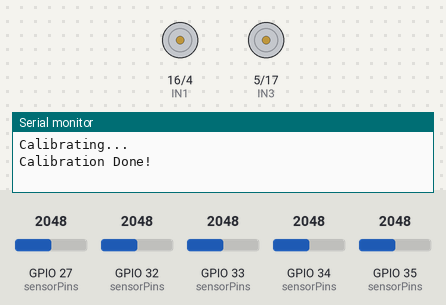
This sketch was run on a simulated ESP32. Shown: motor-driver pin pairs drawn as motors (green arrow = first pin HIGH = forward, orange = second pin HIGH = backward, longer = more drive, scaled by the enable pin), the last lines printed to the serial monitor. The inputs (shaded band) are chosen by the test bench; at power-on: GPIO 33 (sensorPins) = 2048, GPIO 32 (sensorPins) = 2048, GPIO 27 (sensorPins) = 2048, GPIO 34 (sensorPins) = 2048, GPIO 35 (sensorPins) = 2048.

Above: at 12.2 s.
12.3 s: GPIO 33 (sensorPins) set to 994
13.8 s: GPIO 33 (sensorPins) set to 881
At 15.2 s:
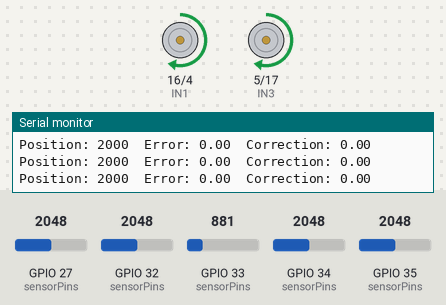
15.5 s: GPIO 32 (sensorPins) set to 1382
At 16.6 s:
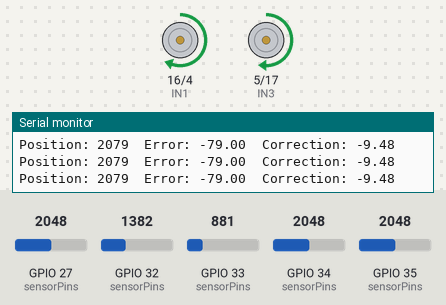
17.0 s: GPIO 32 (sensorPins) set to 1273
At 17.9 s:
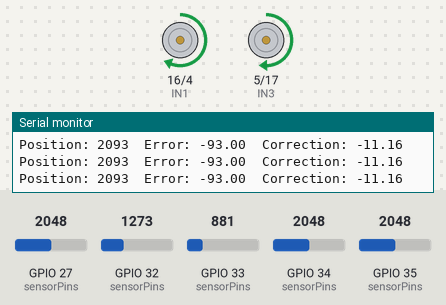
18.5 s: GPIO 27 (sensorPins) set to 2866
At 19.0 s:
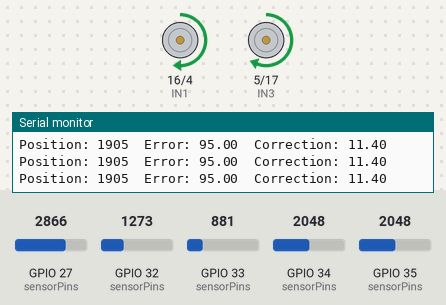
20.0 s: GPIO 34 (sensorPins) set to 1228
At 21.3 s:
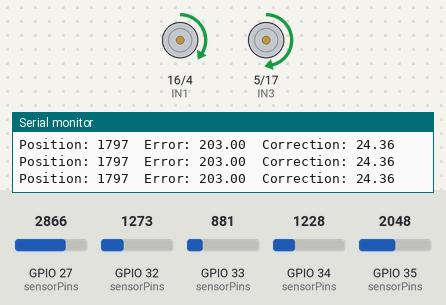
Timing chart, 0 to 22.5 s (numbered marks = the images above; inputs shaded):
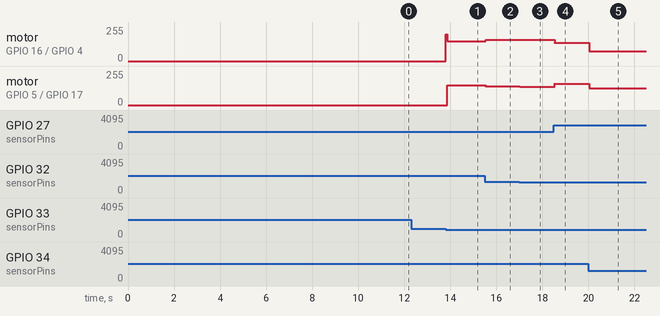

The sketch:

line_last.ino
```cpp
#include <Arduino.h>
#include <QTRSensors.h>

// ===================== MOTOR PINS =====================
// RIGHT MOTOR
#define IN1 16
#define IN2 4
#define ENA 25
// LEFT MOTOR
#define IN3 5
#define IN4 17
#define ENB 26

// ===================== PWM =====================
#define CH_1 1
#define CH_2 2

#define PWM_FREQ 1000
#define PWM_RES 8

// ===================== SPEED =====================
#define MAX_SPEED 200
#define BASE_SPEED 120

// ===================== QTR =====================
QTRSensors qtr;
const uint8_t SensorCount = 5;
uint16_t sensorValues[SensorCount];

// Sensor pins
const uint8_t sensorPins[SensorCount] = {27, 32, 33, 34, 35};

// ===================== PID =====================
float Kp = 0.12;
float Ki = 0;
float Kd = 0.8;

float P = 0;
float I = 0;
float D = 0;

float last_error = 0;

// ===================== VARIABLES =====================
int lastDirection = 0;
// -1 = left
//  1 = right

// ===================== MOTOR SETUP =====================
void setup_Motor()
{
  ledcSetup(CH_1, PWM_FREQ, PWM_RES);
  ledcSetup(CH_2, PWM_FREQ, PWM_RES);

  ledcAttachPin(ENA, CH_1);
  ledcAttachPin(ENB, CH_2);

  pinMode(IN1, OUTPUT);
  pinMode(IN2, OUTPUT);

  pinMode(IN3, OUTPUT);
  pinMode(IN4, OUTPUT);
}

// ===================== DIRECTION =====================
void setDirection(bool R1, bool R2, bool L1, bool L2)
{
  digitalWrite(IN1, R1);
  digitalWrite(IN2, R2);

  digitalWrite(IN3, L1);
  digitalWrite(IN4, L2);
}

// ===================== SPEED =====================
void setSpeed(int leftSpeed, int rightSpeed)
{
  leftSpeed = constrain(leftSpeed, -MAX_SPEED, MAX_SPEED);
  rightSpeed = constrain(rightSpeed, -MAX_SPEED, MAX_SPEED);

  // RIGHT MOTOR
  if(rightSpeed >= 0)
  {
    digitalWrite(IN1, HIGH);
    digitalWrite(IN2, LOW);
  }
  else
  {
    digitalWrite(IN1, LOW);
    digitalWrite(IN2, HIGH);
    rightSpeed = -rightSpeed;
  }

  // LEFT MOTOR
  if(leftSpeed >= 0)
  {
    digitalWrite(IN3, HIGH);
    digitalWrite(IN4, LOW);
  }
  else
  {
    digitalWrite(IN3, LOW);
    digitalWrite(IN4, HIGH);
    leftSpeed = -leftSpeed;
  }

  ledcWrite(CH_1, rightSpeed);
  ledcWrite(CH_2, leftSpeed);
}

// ===================== PID =====================

float computePID(float error)
{
  P = error;

  I += error;

  D = error - last_error;

  float correction =
  (Kp * P) +
  (Ki * I) +
  (Kd * D);

  last_error = error;

  return correction;
}

// ===================== SETUP =====================

void setup()
{
  Serial.begin(115200);

  setup_Motor();

  // QTR setup
  qtr.setTypeAnalog();

  qtr.setSensorPins(sensorPins, SensorCount);

  delay(500);

  // ================= CALIBRATION =================

  Serial.println("Calibrating...");

  for (uint16_t i = 0; i < 250; i++)
  {
    qtr.calibrate();
    delay(5);
  }

  Serial.println("Calibration Done!");
  delay(3000);
}

// ===================== LOOP =====================
void loop()
{
  // Read line position
  uint16_t position = qtr.readLineBlack(sensorValues);
  float error = 2000 - position;
  // ================= LOST LINE =================
  bool lineLost = true;
  for(int i = 0; i < SensorCount; i++)
  {
    if(sensorValues[i] < 900)
    {
      lineLost = false;
      break;
    }
  }
  // ================= IF LINE LOST =================
  if(lineLost)
  {
    I = 0;
    last_error = 0;
    if(lastDirection == 1)
    {
      setSpeed(100, -100);
    }
    else if(lastDirection == -1)
    {
      setSpeed(-100, 100);
    }
    else
    {
      setSpeed(0, 0);
    }
    return;
  }
  // ================= HARD TURN OVERRIDE =================
  if(abs(error) > 1200)
  {
    if(error > 0)
      setSpeed(100, -100);
    else
      setSpeed(-100, 100);
    return;
  }
  // ================= NORMAL TRACKING =================
  static float filteredError = 2000;
  filteredError = 0.7 * filteredError + 0.3 * error;

  float correction = computePID(filteredError);

  static float filteredCorr = 0;
  filteredCorr = 0.7 * filteredCorr + 0.3
   * correction;

  I = constrain(I, -200, 200);

  if(filteredCorr > 20)
    lastDirection = 1;
  else if(filteredCorr < -20)
    lastDirection = -1;

  int baseSpeed;

  if(abs(error) < 200)
  {
    baseSpeed = 150;
  }
  else
  {
    baseSpeed = 100;
  }

  int leftSpeed = baseSpeed + correction;
  int rightSpeed = baseSpeed - correction;

  setSpeed(leftSpeed, rightSpeed);

  Serial.print("Position: ");
  Serial.print(position);

  Serial.print("  Error: ");
  Serial.print(error);

  Serial.print("  Correction: ");
  Serial.println(correction);
}
```

Measured:
- the behaviour switches between 921 and 920 on GPIO 33 (sensorPins) (found by bisection; images 0 and 1)
- after the input at 12.3 s, every drawn part: stays the same
- after the input at 13.8 s, motor on GPIO 16 (IN1) / GPIO 4 (IN2): stopped → forward 149/255 at once; motor on GPIO 5 (IN3) / GPIO 17 (IN4): stopped → forward 148/255 after 0.06 s, → forward 149/255 0.14 s later
- after the input at 15.5 s, motor on GPIO 16 (IN1) / GPIO 4 (IN2): forward 149/255 → forward 158/255 at once; motor on GPIO 5 (IN3) / GPIO 17 (IN4): forward 149/255 → forward 139/255 at once
- after the input at 17.0 s, motor on GPIO 16 (IN1) / GPIO 4 (IN2): forward 158/255 → forward 160/255 at once; motor on GPIO 5 (IN3) / GPIO 17 (IN4): forward 139/255 → forward 137/255 at once
- after the input at 18.5 s, motor on GPIO 16 (IN1) / GPIO 4 (IN2): forward 160/255 → forward 137/255 at once; motor on GPIO 5 (IN3) / GPIO 17 (IN4): forward 137/255 → forward 160/255 at once
- after the input at 20.0 s, motor on GPIO 16 (IN1) / GPIO 4 (IN2): forward 137/255 → forward 75/255 at once; motor on GPIO 5 (IN3) / GPIO 17 (IN4): forward 160/255 → forward 124/255 at once
